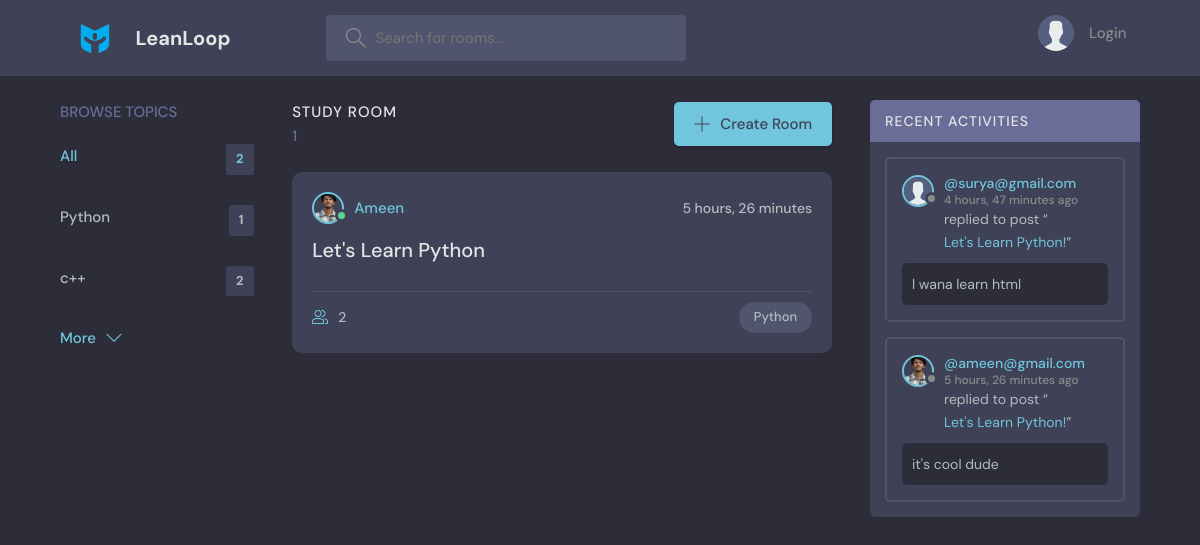
Page /?q=Python on the committed database.
### base/models.py (models this page shows, shortened)
class Topic(models.Model):
    name = models.CharField(max_length=200)

class Room(models.Model):
    host = models.ForeignKey(User, on_delete=models.SET_NULL,null=True)
    topic = models.ForeignKey(Topic, on_delete=models.SET_NULL,null=True)
    name = models.CharField(max_length=200)
    description = models.TextField(null = True, blank=True)
    participants = models.ManyToManyField(User,related_name='participants',blank=True)
    updated = models.DateTimeField(auto_now=True)
    created = models.DateTimeField(auto_now_add=True)
    class Meta:
        ordering = ['-updated' ,'-created']
    def __str__(self):
        return self.name

class User(AbstractUser):
    name = models.CharField(max_length=200, null = True)
    email = models.EmailField(unique=True,null=True)
    bio = models.TextField(null=True)
    avatar = models.ImageField(null=True, default="avatar.svg")
    USERNAME_FIELD = 'email'
    REQUIRED_FIELDS = []

class Message(models.Model):
    user = models.ForeignKey(User, on_delete=models.CASCADE)
    room = models.ForeignKey(Room, on_delete=models.CASCADE)
    body = models.TextField()
    updated = models.DateTimeField(auto_now=True)
    created = models.DateTimeField(auto_now_add=True)
    class Meta:
        ordering = ['-updated' ,'-created']

### base/views.py (the view)
# urls.py: path('',views.home, name="home"),
def home(request):
    q = request.GET.get('q', '')
    rooms = Room.objects.filter(
        Q(topic__name__icontains=q) |
        Q(name__icontains=q) |
        Q(description__icontains=q)
        )
    topics = Topic.objects.all()[0:5]
    room_count = rooms.count()
    room_messages = Message.objects.filter(Q(room__topic__name__icontains=q))
    context = {"rooms":rooms , "topics": topics ,
               'room_count':room_count , "room_messages":room_messages}
    return render(request, 'base/home.html', context)

### base/templates/base/home.html (shortened to what this page needs)
{% extends "main.html" %}
{% block content %}
  <main class="layout layout--3">
      <div class="container">
        {% include "base/topics_component.html" %}
        <div class="roomList">
          <div class="roomList__header">
            <div>
              <h2>Study Room</h2>
              <p>{{room_count}}</p>
            </div>
            <a class="btn btn--main" href="{% url 'create-room' %}">
              <svg version="1.1" xmlns="http://www.w3.org/2000/svg" width="32" height="32" viewBox="0 0 32 32">
                <title>add</title>
                <path
                  d="M16.943 0.943h-1.885v14.115h-14.115v1.885h14.115v14.115h1.885v-14.115h14.115v-1.885h-14.115v-14.115z"
                ></path>
              </svg>
              Create Room
            </a>
          </div>
          {% include "base/feed_component.html" %}
        </div>
         {% include "base/activity_component.html" %}
      </div>
    </main>
{% endblock content %}

### base/templates/base/topics_component.html
<div class="topics">
  <div class="topics__header">
    <h2>Browse Topics</h2>
  </div>
  <ul class="topics__list">
    <li>
      <a href="{% url 'home' %}" class="active">All <span>{{topics.count}}</span></a>
    </li>
    {% for topic in topics  %}
    <li>
      <a href="{% url 'home' %}?q={{topic.name}}">{{topic.name}} <span>{{topic.room_set.all.count}}</span></a>
    </li>
  {% endfor %}
  </ul>
  <a class="btn btn--link" href="{% url 'topics' %}">
    More
    <svg version="1.1" xmlns="http://www.w3.org/2000/svg" width="32" height="32" viewBox="0 0 32 32">
      <title>chevron-down</title>
      <path d="M16 21l-13-13h-3l16 16 16-16h-3l-13 13z"></path>
    </svg>
  </a>
</div>

### base/templates/base/feed_component.html (shortened to what this page needs)
{% for room in rooms %}
<div class="roomListRoom">
  <div class="roomListRoom__header">
    <a href="{% url 'user-profile' room.host.id %}" class="roomListRoom__author">
      <div class="avatar avatar--small active">
        <img src="{{room.host.avatar.url}}" />
      </div>
      <span>{{room.host.username}}</span>
    </a>
    <div class="roomListRoom__actions">
      <span>{{room.created|timesince}}</span>
    </div>
  </div>
  <div class="roomListRoom__content">
    <a href="{% url 'room' room.id %}">{{room.name}}</a>
  </div>
  <div class="roomListRoom__meta">
    <a href="{% url 'room' room.id %}" class="roomListRoom__joined">
      {{room.participants.all.count}}
    </a>
    <p class="roomListRoom__topic">{{room.topic.name}}</p>
  </div>
</div>
{% endfor %}

### base/templates/base/activity_component.html (shortened to what this page needs)
<div class="activities">
  <div class="activities__header">
    <h2>Recent Activities</h2>
  </div>
  {% for message in room_messages %}
  <div class="activities__box">
    <div class="activities__boxHeader roomListRoom__header">
      <a href="{% url 'user-profile' message.user.id %}" class="roomListRoom__author">
        <div class="avatar avatar--small">
          <img src="{{message.user.avatar.url}}" />
        </div>
        <p>
          @{{message.user}}
          <span>{{message.created|timesince}} ago</span>
        </p>
      </a>
    </div>
    <div class="activities__boxContent">
      <p>replied to post “<a href="{% url 'room' message.room.id %}">{{message.room}}!</a>”</p>
      <div class="activities__boxRoomContent">
       {{message.body}}
      </div>
    </div>
  </div>
  {% endfor %}
</div>

### rows in the picture
Topic: name "Python", room_set.all.count "1"
Topic: name "c++", room_set.all.count "2"
Room: host.avatar (picture), host.username "Ameen", created "5 hours, 26 minutes", name "Let's Learn Python", participants.all.count "2", topic.name "Python"
Message: user.avatar (placeholder picture), user "surya@gmail.com", created "4 hours, 47 minutes", room "Let's Learn Python", body "l wana learn html"
Message: user.avatar (picture), user "ameen@gmail.com", created "5 hours, 26 minutes", room "Let's Learn Python", body "it's cool dude"

### other values in the picture
{{ topics.count }} "2"
{{ room_count }} "1"
